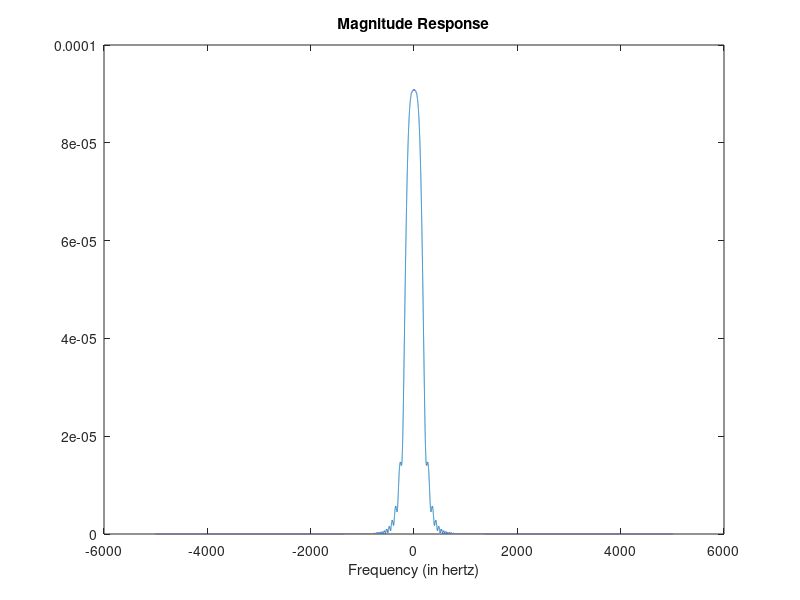
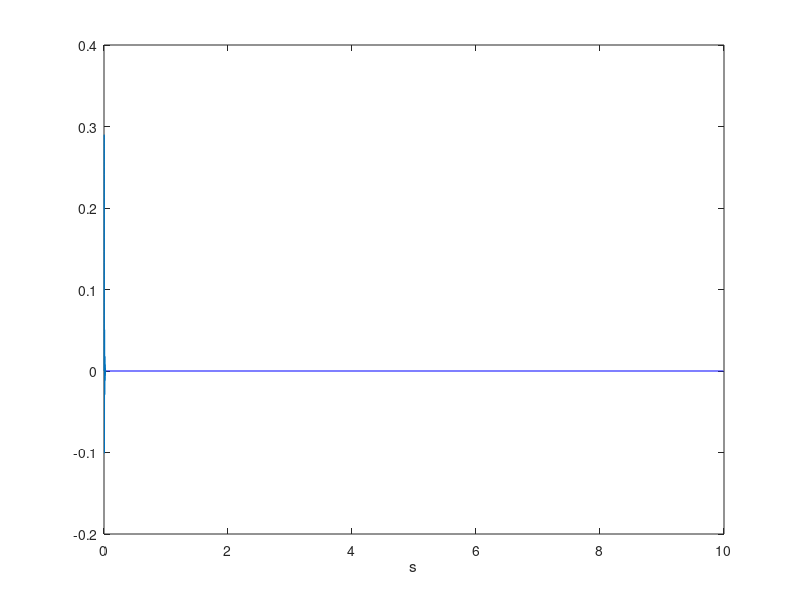

The MATLAB source for these figures, in order:
f0                  = 0;           % frequency for input source
fn                  = 0.1*500^2;
tmax                = 0.5*2;
A                   = 1;
t0                  = 0.4;
tc                  = 0.2;
phi                 = 0;
k                   = fn/tmax;   
shutoff_time        = -1;          % time when input source is turned off
bcLs                = 300/tmax;
dt=1e-4;

% Plot chirp/delta

    % Time specifications:
   Fs = 1e3/dt;                  % samples per second
   deltat = dt;                     % seconds per sample
   Fs = 1/dt;
   StopTime = 10;
   t = (0:deltat:StopTime-deltat)';
   N = size(t,1);
   % Sine wave:
   Fc = 12;                       % hertz
   phi = 0;
   p = A*sin(phi + 2*pi*(f0*t + k*t.^2/2)).*exp(-bcLs*t);
   % Fourier Transform:
   X = fftshift(fft(p));
   % Frequency specifications:
   dF = Fs/N;                      % hertz
   f = -Fs/2:dF:Fs/2-dF;           % hertz
   % Plot the spectrum:
   figure(1);
   plot(f,abs(X)/N);
   %xlim([0 0.1])
   xlabel('Frequency (in hertz)');
   title('Magnitude Response');
   figure(2)
   plot(t,p)
   %xlim([0 1]);
   xlabel('s');  